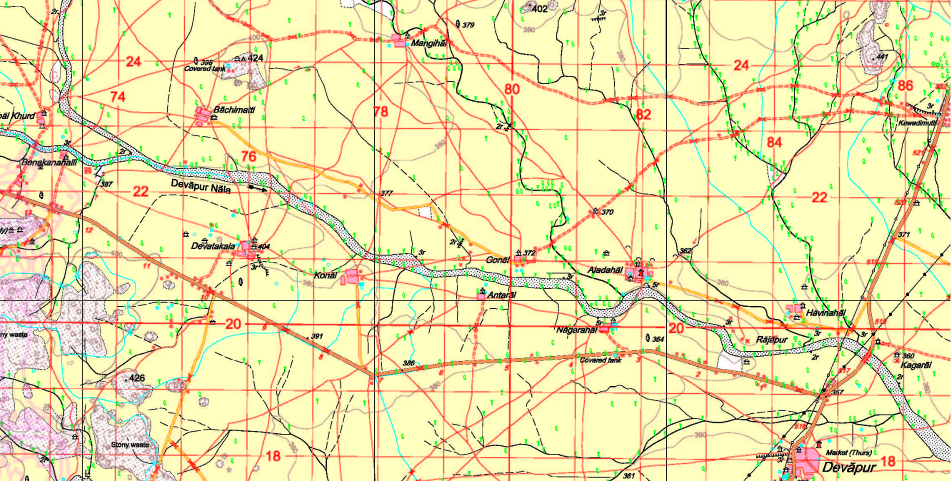
#> input picture OCR/datasets/raw_maps/M1.png, 1904 x 962 px (shown at 1/2 size)
$ python -i preprocess.py   (imports and definitions only)
#> lines starting #> are read from the running program, lines starting #| are printed output that depends on the picture
import cv2
import numpy as np
from typing import Tuple, Dict, Any
import json

class ImagePreprocessor:
    def __init__(self, config_path: str = 'config/detection_params.json'):
        with open(config_path, 'r') as f:
            self.config = json.load(f)
        self.preprocess_config = self.config['preprocessing']

    # [139 lines left out: functions enhance_image, color_mask, detect_lines, validate_detection, not called in this run]

# [8 lines not run here, left out]

>>> import cv2
>>> picture = cv2.imread('../datasets/raw_maps/M1.png', cv2.IMREAD_GRAYSCALE)
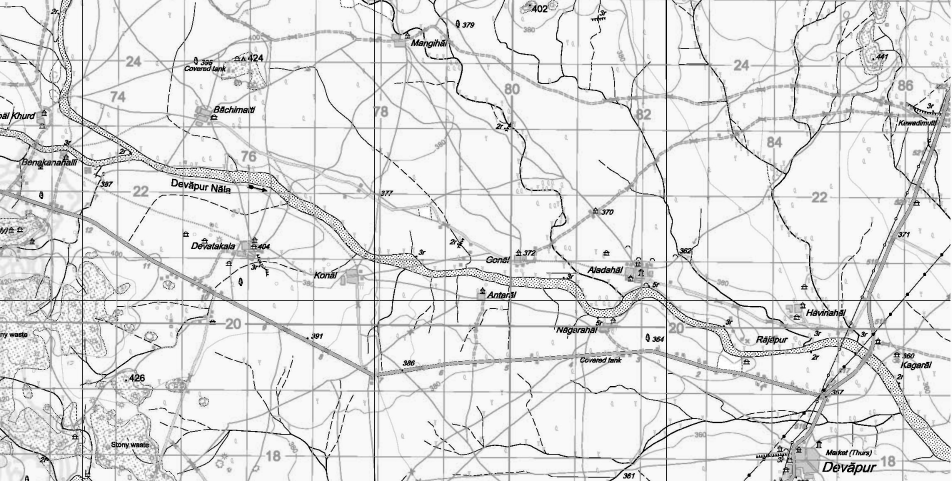
#> picture: shape (962, 1904) (shown at 1/2 size); min 0, max 255, mean 224.8
>>> result = ImagePreprocessor().enhance_image(picture)
#> (the run stopped early here; a loop or call above may not have finished)
